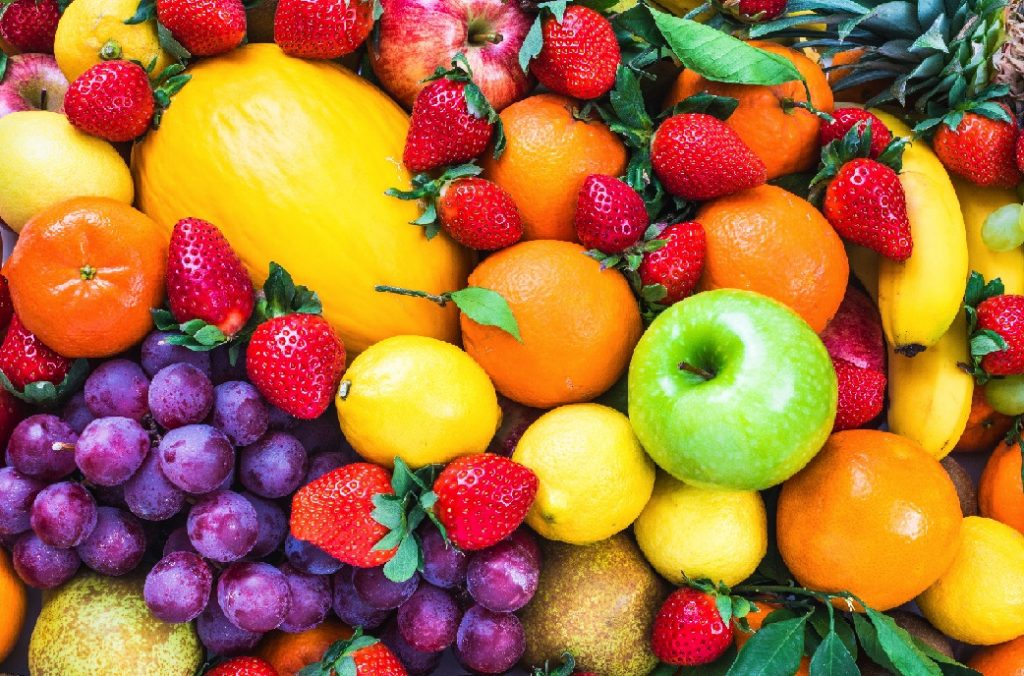
#> input picture image/fruta-1024x676.jpg, 1024 x 676 px
$ python ColorSegmentationCV.py
#> lines starting #> are read from the running program, lines starting #| are printed output that depends on the picture; after the words box and inside, x2 and y2 are one past the last pixel; in counts of white or black regions, pixels touching at a corner belong together
import matplotlib.pyplot as plt
import cv2


#  OpenCV by default reads images in BGR format (switch blue channels with the red ones)
fruit_BGR = cv2.imread('./image/fruta-1024x676.jpg')
#> fruit_BGR is the input picture: shape (676, 1024, 3); mean B, G, R 58.3, 113.1, 171.7

# Original Image
fruit_RGB = cv2.cvtColor(fruit_BGR, cv2.COLOR_BGR2RGB)
plt.figure()
plt.subplot(1, 2, 1)
plt.imshow(fruit_RGB)
plt.axis('off')
plt.title('Original Image')

# Use this to pick a color: https://imagecolorpicker.com/
# Use this to convert RGB to HSV: https://www.rapidtables.com/convert/color/rgb-to-hsv.html
fruit_HSV = cv2.cvtColor(fruit_RGB, cv2.COLOR_RGB2HSV)
#> fruit_HSV: shape (676, 1024, 3); mean H, S, V 63.9, 185.9, 181.3

# (H, S, V)
light = (170, 50, 20)
dark = (180, 250, 255)
mask = cv2.inRange(fruit_HSV, light, dark)
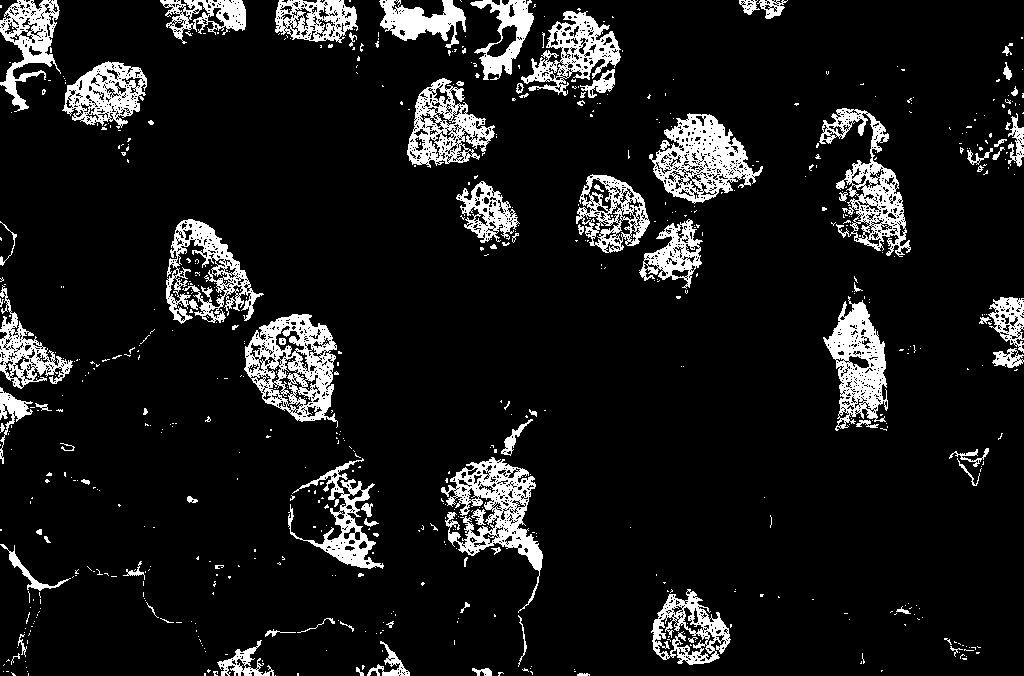
#> mask: shape (676, 1024); 10.2% white; 674 white regions (580 under 20 px), largest, box (x1, y1, x2, y2) and area: (244, 314, 338, 428) 5148, (441, 457, 543, 613) 4851, (649, 113, 763, 204) 4753

# Impose the mask on top of the original image
result = cv2.bitwise_and(fruit_RGB, fruit_RGB, mask=mask)
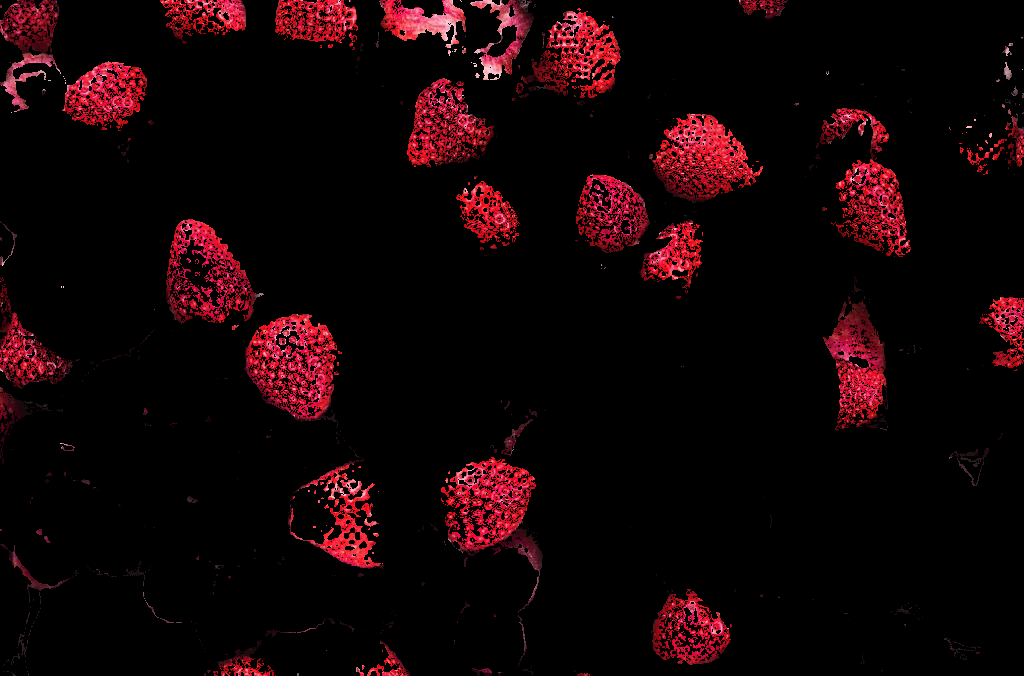
#> result: shape (676, 1024, 3); mean R, G, B 19.1, 3.3, 5.5

plt.subplot(1, 2, 2)
plt.imshow(result)
plt.title('Color Segmentation with OpenCV')
plt.axis('off')
plt.show()
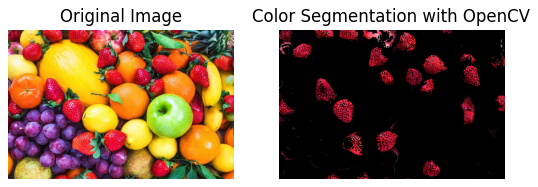
#> figure drawn by matplotlib, 2 panels

$ run again, with image/goiaba-43.jpg copied over image/fruta-1024x676.jpg
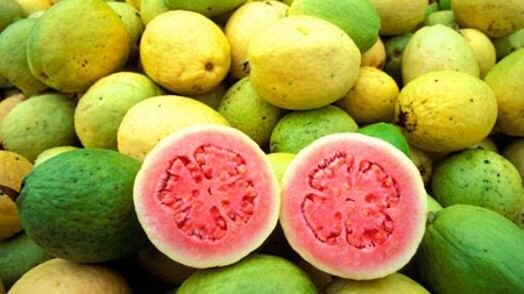
#> input picture image/goiaba-43.jpg, 524 x 294 px
#> fruit_BGR is the input picture: shape (294, 524, 3); mean B, G, R 64.6, 148.1, 164.7
#> fruit_HSV: shape (294, 524, 3); mean H, S, V 37.8, 174.9, 177.2
#> `mask = cv2.inRange(fruit_HSV, light, dark)`:
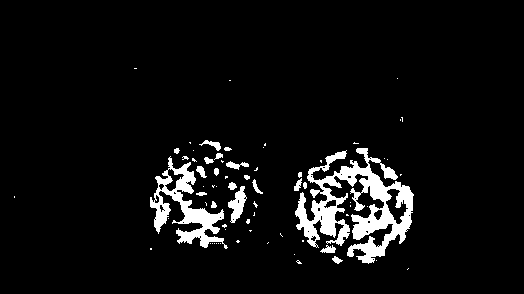
#> mask: shape (294, 524); 6% white; 71 white regions (50 under 20 px), largest, box (x1, y1, x2, y2) and area: (295, 148, 414, 264) 5566, (150, 156, 228, 249) 2325, (228, 186, 247, 223) 348
#> `plt.show()`:
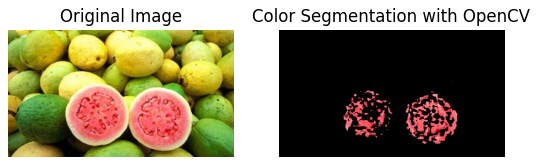
#> figure drawn by matplotlib, 2 panels
